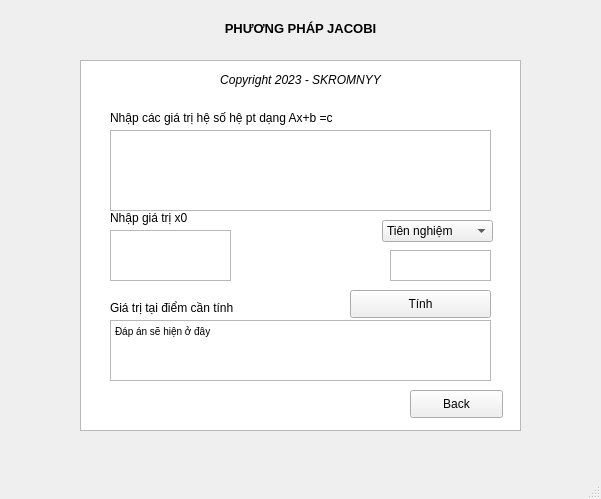
<?xml version="1.0" encoding="UTF-8"?>
<ui version="4.0">
 <class>calcgauss</class>
 <widget class="QMainWindow" name="calcgauss">
  <property name="geometry">
   <rect>
    <x>0</x>
    <y>0</y>
    <width>601</width>
    <height>499</height>
   </rect>
  </property>
  <property name="windowTitle">
   <string>MainWindow</string>
  </property>
  <widget class="QWidget" name="calc_gauss">
   <widget class="QLabel" name="label">
    <property name="geometry">
     <rect>
      <x>0</x>
      <y>20</y>
      <width>601</width>
      <height>16</height>
     </rect>
    </property>
    <property name="font">
     <font>
      <family>Arial</family>
      <pointsize>10</pointsize>
      <weight>75</weight>
      <bold>true</bold>
     </font>
    </property>
    <property name="text">
     <string>PHƯƠNG PHÁP JACOBI</string>
    </property>
    <property name="alignment">
     <set>Qt::AlignCenter</set>
    </property>
   </widget>
   <widget class="QTextBrowser" name="textBrowser">
    <property name="geometry">
     <rect>
      <x>80</x>
      <y>60</y>
      <width>441</width>
      <height>371</height>
     </rect>
    </property>
   </widget>
   <widget class="QLabel" name="label_2">
    <property name="geometry">
     <rect>
      <x>110</x>
      <y>110</y>
      <width>251</width>
      <height>16</height>
     </rect>
    </property>
    <property name="text">
     <string>Nhập các giá trị hệ số hệ pt dạng Ax+b =c</string>
    </property>
   </widget>
   <widget class="QLabel" name="label_4">
    <property name="geometry">
     <rect>
      <x>110</x>
      <y>210</y>
      <width>201</width>
      <height>16</height>
     </rect>
    </property>
    <property name="text">
     <string>Nhập giá trị x0</string>
    </property>
   </widget>
   <widget class="QPushButton" name="tinh">
    <property name="geometry">
     <rect>
      <x>350</x>
      <y>290</y>
      <width>141</width>
      <height>28</height>
     </rect>
    </property>
    <property name="text">
     <string>Tính</string>
    </property>
   </widget>
   <widget class="QPushButton" name="back">
    <property name="geometry">
     <rect>
      <x>410</x>
      <y>390</y>
      <width>93</width>
      <height>28</height>
     </rect>
    </property>
    <property name="text">
     <string>Back</string>
    </property>
   </widget>
   <widget class="QLabel" name="label_5">
    <property name="geometry">
     <rect>
      <x>80</x>
      <y>70</y>
      <width>441</width>
      <height>20</height>
     </rect>
    </property>
    <property name="font">
     <font>
      <italic>true</italic>
     </font>
    </property>
    <property name="text">
     <string>Copyright 2023 - SKROMNYY</string>
    </property>
    <property name="alignment">
     <set>Qt::AlignCenter</set>
    </property>
   </widget>
   <widget class="QTextEdit" name="output">
    <property name="geometry">
     <rect>
      <x>110</x>
      <y>320</y>
      <width>381</width>
      <height>61</height>
     </rect>
    </property>
    <property name="html">
     <string>&lt;!DOCTYPE HTML PUBLIC &quot;-//W3C//DTD HTML 4.0//EN&quot; &quot;http://www.w3.org/TR/REC-html40/strict.dtd&quot;&gt;
&lt;html&gt;&lt;head&gt;&lt;meta name=&quot;qrichtext&quot; content=&quot;1&quot; /&gt;&lt;style type=&quot;text/css&quot;&gt;
p, li { white-space: pre-wrap; }
&lt;/style&gt;&lt;/head&gt;&lt;body style=&quot; font-family:'MS Shell Dlg 2'; font-size:7.8pt; font-weight:400; font-style:normal;&quot;&gt;
&lt;p style=&quot; margin-top:0px; margin-bottom:0px; margin-left:0px; margin-right:0px; -qt-block-indent:0; text-indent:0px;&quot;&gt;Đáp án sẽ hiện ở đây&lt;/p&gt;&lt;/body&gt;&lt;/html&gt;</string>
    </property>
   </widget>
   <widget class="QTextEdit" name="giatritinhgauss">
    <property name="geometry">
     <rect>
      <x>110</x>
      <y>230</y>
      <width>121</width>
      <height>51</height>
     </rect>
    </property>
   </widget>
   <widget class="QLabel" name="label_6">
    <property name="geometry">
     <rect>
      <x>110</x>
      <y>300</y>
      <width>141</width>
      <height>16</height>
     </rect>
    </property>
    <property name="text">
     <string>Giá trị tại điểm cần tính</string>
    </property>
   </widget>
   <widget class="QTextEdit" name="giatriheso">
    <property name="geometry">
     <rect>
      <x>110</x>
      <y>130</y>
      <width>381</width>
      <height>81</height>
     </rect>
    </property>
   </widget>
   <widget class="QTextEdit" name="lanlap">
    <property name="geometry">
     <rect>
      <x>390</x>
      <y>250</y>
      <width>101</width>
      <height>31</height>
     </rect>
    </property>
   </widget>
   <widget class="QComboBox" name="comboBox">
    <property name="geometry">
     <rect>
      <x>382</x>
      <y>220</y>
      <width>111</width>
      <height>22</height>
     </rect>
    </property>
    <item>
     <property name="text">
      <string>Tiên nghiệm</string>
     </property>
    </item>
    <item>
     <property name="text">
      <string>Hậu nghiệm</string>
     </property>
    </item>
   </widget>
  </widget>
  <widget class="QMenuBar" name="menubar">
   <property name="geometry">
    <rect>
     <x>0</x>
     <y>0</y>
     <width>601</width>
     <height>26</height>
    </rect>
   </property>
  </widget>
  <widget class="QStatusBar" name="statusbar"/>
 </widget>
 <resources/>
 <connections/>
</ui>
